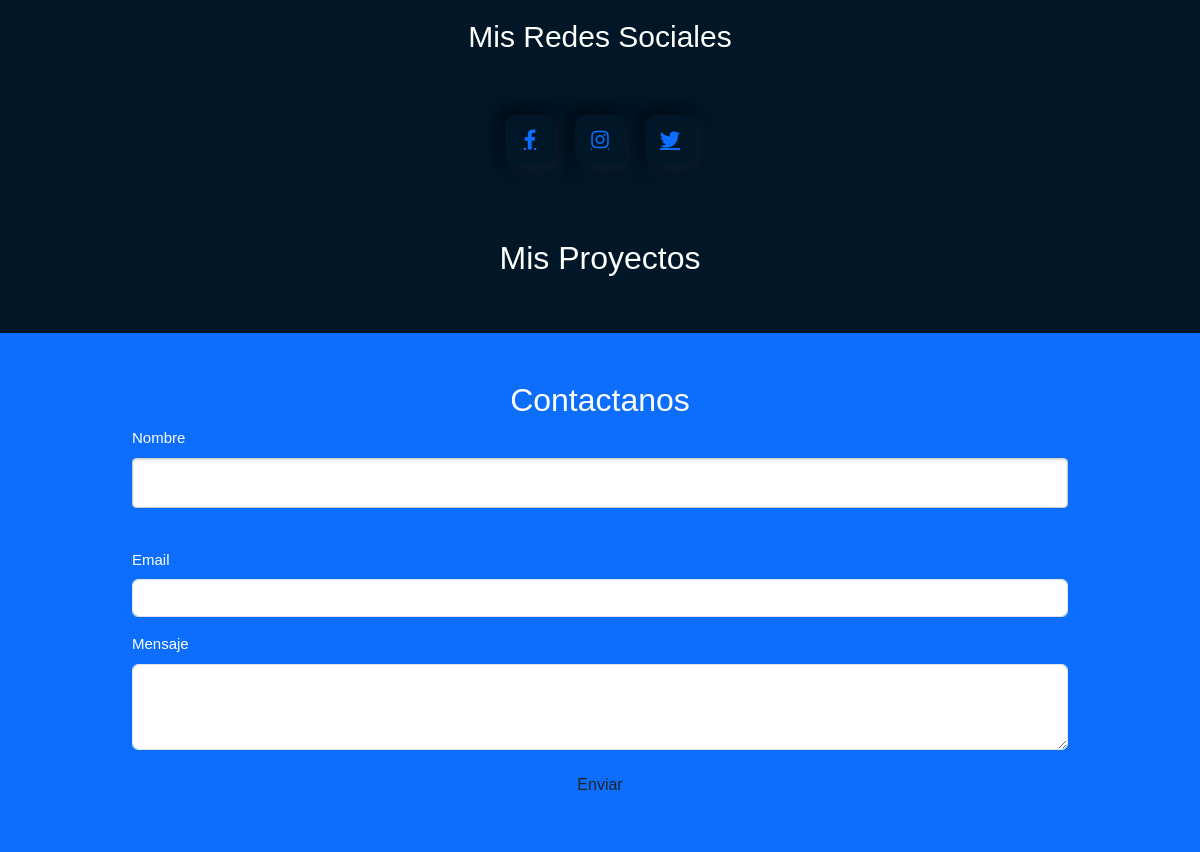
Before: / (lower part) with the older database file.
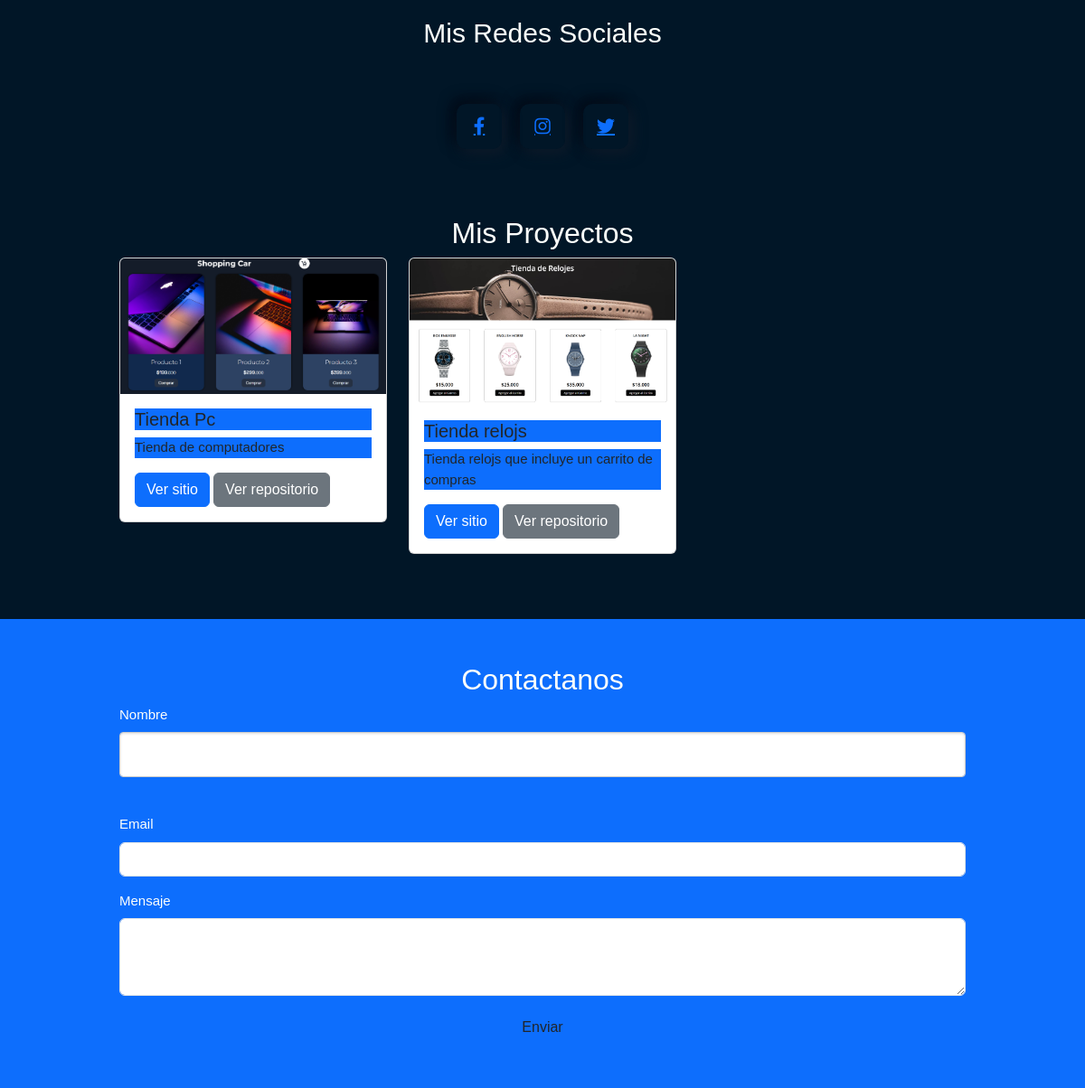
After: the same page with the newer database file.
### myportfolio/models.py (models this page shows, shortened)
class Proyecto(models.Model):
    titulo = models.CharField(max_length=200)
    imagen = models.ImageField(upload_to='proyectos/')
    descripcion = models.TextField()
    tecnologias = models.ManyToManyField(Tecnologia)
    link_sitio = models.URLField(max_length=200)
    link_repositorio = models.URLField(max_length=200)
    categoria = models.ForeignKey(Categoria, on_delete=models.CASCADE)

### myportfolio/views.py (the view)
# urls.py: path('', views.home, name='home'),
def home(request):
    proyectos = Proyecto.objects.all()
    return render(request, 'index.html', {'proyectos':proyectos})

### myportfolio/templates/index.html (shortened to what this page needs)
{% load static %}
{% load bootstrap5 %}
<!DOCTYPE html>
<html lang="es">
<head>
  {% bootstrap_css %}
  <link rel="stylesheet" href="{% static '/css/styleindex.css' %}">
      <link href="./assets/vendor/font-awesome/fontawesome.css" rel="stylesheet" />
      <link href="./assets/vendor/font-awesome/brands.css" rel="stylesheet" />
      <link href="./assets/vendor/font-awesome/solid.css" rel="stylesheet" />
      <link rel="stylesheet" href="{% static '/assets/vendor/normalize/normalize.css' %}">
  <link rel="stylesheet" href="https://cdnjs.cloudflare.com/ajax/libs/font-awesome/6.3.0/css/all.min.css">
</head>
<body>
      <h1 class="title">Mis Redes Sociales</h1>
      <ul class="contact">
        <a href="https://web.facebook.com/nsilvacardenas1">
          <li><i class="fa-brands fa-facebook-f"></i></li>
        </a>
        <a href="https://www.instagram.com/nsilvacardenas1/">
          <li><i class="fa-brands fa-instagram"></i></li>
        </a>
        <a href="">
          <li><i class="fa-brands fa-twitter"></i></li>
        </a>
      </ul>
<section id="projects" class="py-5">
  <div class="container">
    <h2 class="text-center">Mis Proyectos</h2>
    <div class="row">
      {% for proyecto in proyectos %}
      <div class="col-md-4">
        <div class="card mb-4">
          <img src="{{ proyecto.imagen.url }}" class="card-img-top" alt="{{ proyecto.titulo }}">
          <div class="card-body">
              <h5 class="card-title bg-primary">{{ proyecto.titulo }}</h5>
              <p class="card-text bg-primary">{{ proyecto.descripcion }}</p>
              <a href="{{ proyecto.link_sitio }}" class="btn btn-primary" target="_blank">Ver sitio</a>
              <a href="{{ proyecto.link_repositorio }}" class="btn btn-secondary" target="_blank">Ver repositorio</a>
          </div>
        </div>
      </div>
      {% endfor %}
    </div>
  </div>
</section>
<section id="contact" class="py-5 bg-primary">
  <div class="container">
    <h2 class="text-center">Contactanos</h2>
    <form method="POST" action="{% url 'contacto_nuevo' %}" id="contactForm" class="needs-validation" novalidate>
      <div class="mb-3">
        <label for="name" class="form-label">Nombre</label>
        <input type="text" class="form-control" id="name" required>
      </div>
      <div class="mb-3">
        <label for="email" class="form-label">Email</label>
        <input type="email" class="form-control" id="email" required>
      </div>
      <div class="mb-3">
        <label for="message" class="form-label">Mensaje</label>
        <textarea class="form-control" id="message" rows="3" required></textarea>
      </div>
      <button type="submit" class="btn btn-black">Enviar</button>
    </form>
  </div>
</section>
</body>
</html>

### myportfolio/static/css/styleindex.css (style rules this page uses)
body { font-family: 'Montserrat', sans-serif; }
form { display: flex; flex-direction: column; }
form input[type="text"], form input[type="submit"], form select { width: 100%; margin: 0px 0 25px; display: inline-block; border: 1px solid #ccc; box-shadow: inset 0 1px 3px #ddd; border-radius: 4px; -webkit-box-sizing: border-box; -moz-box-sizing: border-box; box-sizing: border-box; padding-left: 20px; padding-right: 20px; padding-top: 12px; padding-bottom: 12px; font-family: 'Montserrat', sans-serif; }
:root { --light: #011627; --color-text: #fdfffc; --box-shadow: 5px 5px 15px #0d1b2a, -5px -5px 15px #000814; --gradiente: linear-gradient(-45deg, #a3f480, #d5f478); }
body { color: var(--color-text); background-color: var(--light); margin: 0; font-family: 'Poppins', sans-serif; font-size: 15px; }
.container { width: 1200px; max-width: 80%; margin: auto; }
.title { text-align: center; }
.contact { padding: 0; list-style: none; display: flex; justify-content: center; align-items: center; margin-top: 50px; }
.contact li { width: 50px; height: 50px; box-shadow: var(--box-shadow); margin: 10px; border-radius: 10px; display: flex; justify-content: center; align-items: center; cursor: pointer; transition: all 0.5s; font-size: 20px; }

Changed rows visible on the page:
added Proyecto: imagen (picture), titulo "Tienda Pc", descripcion "Tienda de computadores"
added Proyecto: imagen (picture), titulo "Tienda relojs", descripcion "Tienda relojs que incluye un carrito de compras"
